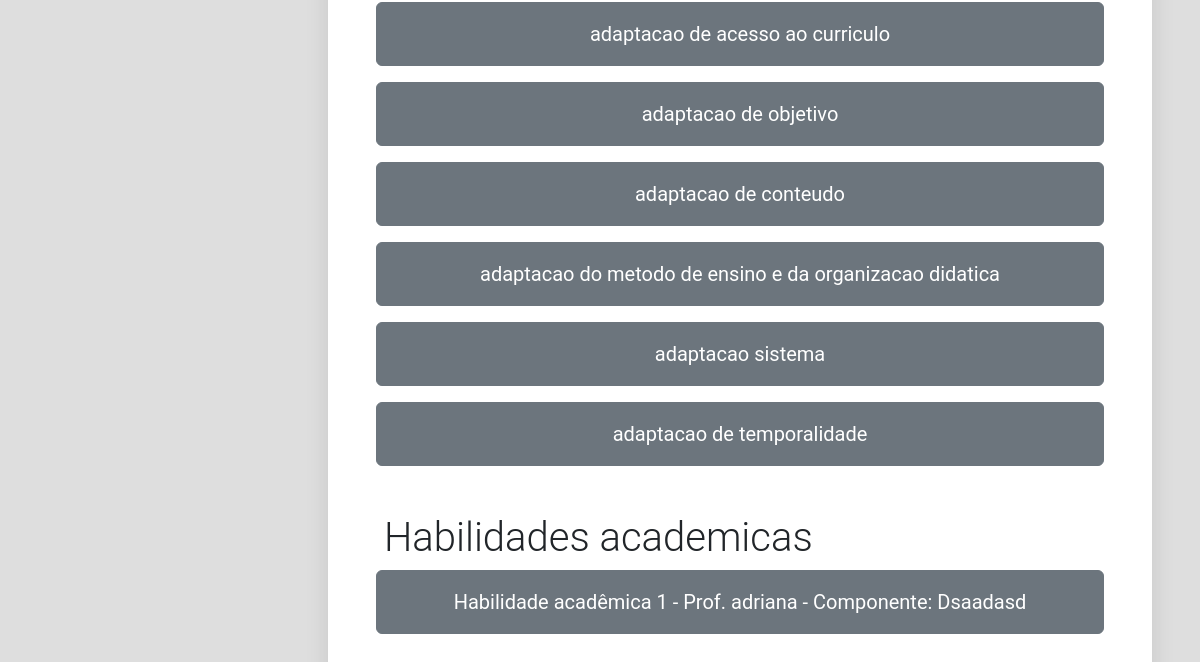
Page /estudante/dados_pei/65245532/ (signed in, lower part) on the earlier database version.
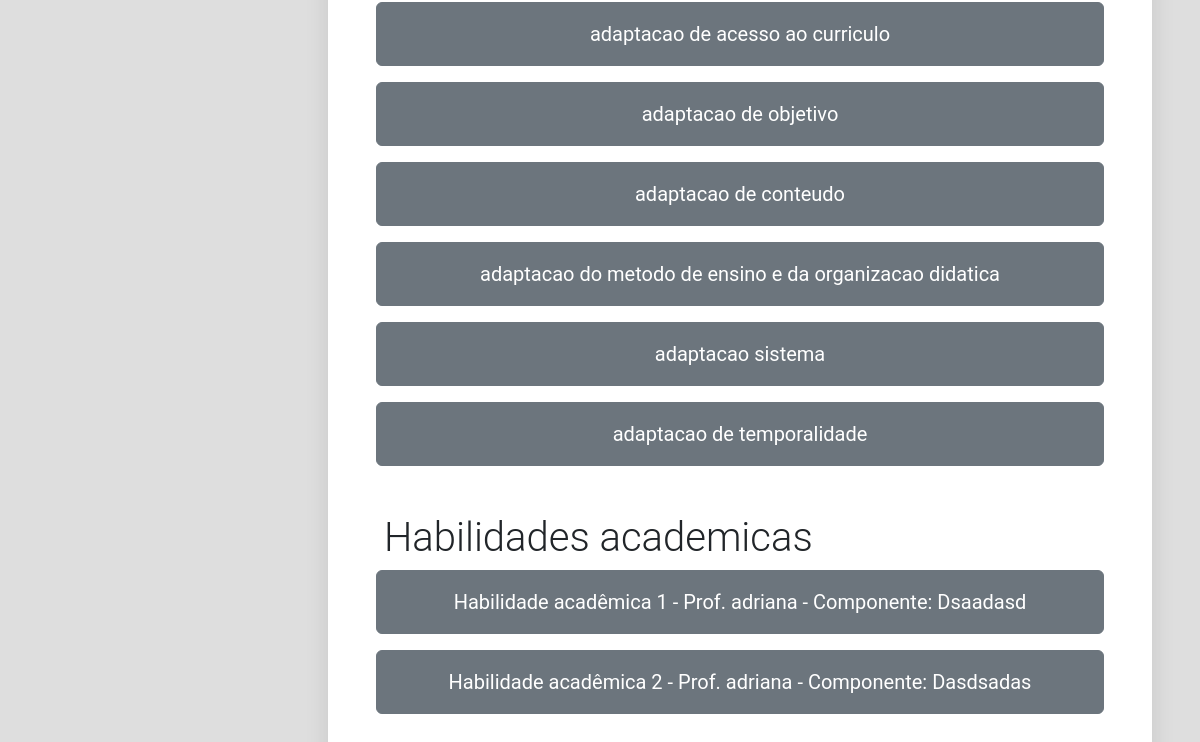
Same page on the later database version.
### estudante/models.py (models this page shows, shortened)
class HabilidadeAcademica(models.Model):
    componente_curricular = models.TextField()
    adaptacao_curricular = models.TextField()
    habilidade = models.TextField()
    objetivo = models.TextField()
    facilidade = models.TextField()
    dificuldade = models.TextField()
    procedimento = models.TextField()
    adaptacao = models.TextField()
    avaliacao = models.TextField()
    estudante =  models.ForeignKey(Estudante, on_delete=models.CASCADE)
    professor = models.ForeignKey(Professor, on_delete=models.CASCADE)

class Professor(models.Model):
    cpf = models.CharField(max_length=255, unique=True)
    nome = models.CharField(max_length=255)
    matricula = models.CharField(max_length=255, primary_key=True)
    data_de_nascimento = models.DateField()
    email = models.EmailField()
    telefone = models.CharField(max_length=255)
    def __str__(self):
        return f"{self.matricula} - {self.nome}"

### estudante/views.py (the view)
# urls.py: path("dados_pei/<str:matricula>/", views.dados_pei, name="dados_pei"),
@login_required(login_url="login1")
def dados_pei(request, matricula):
    lista = []
    lista2 = []
    numero = 0
    numero1 = 0
    estudante = get_object_or_404(Estudante, matricula=matricula)
    pei1 = PEI.objects.filter(estudante=estudante).first()
    formulario_pei = verificar_formulario(Pei, pei1)
    if formulario_pei:
        for formulario in formulario_pei.fields.keys():
            if formulario == "professor":
                formulario_pei.fields[formulario].widget.attrs["class"] = "form-select"
            if formulario == "tempo":
                formulario_pei.fields[formulario].widget.attrs["class"] = "form-control"
    funcionario_estudante = FuncionarioEstudante.objects.filter(estudante=estudante).values_list("funcionario_id", flat=True)
    if funcionario_estudante:
        equipe_pei = EquipePei1(initial={"funcionarios": funcionario_estudante})
    else:
        equipe_pei = None
    diagnostico1 = Diagnostico.objects.filter(estudante=estudante).first()
    formulario_diagnostico1 = verificar_formulario(FormularioDiagnostico, diagnostico1)
    if formulario_diagnostico1:
        for formulario in formulario_diagnostico1.fields.keys():
            formulario_diagnostico1.fields[formulario].widget.attrs["class"] = "form-control"
    historico_escolar1 = HistoricoEscolar.objects.filter(estudante=estudante).first()
    formulario_historico_escolar = verificar_formulario(FormularioHistoricoEscolar,
                                                       historico_escolar1)
    if formulario_historico_escolar:
        for formulario in formulario_historico_escolar.fields.keys():
            formulario_historico_escolar.fields[formulario].widget.attrs["class"] = "form-control"
            formulario_historico_escolar.fields["texto"].widget.attrs["id"] = "id_texto1"
    perfil_estudante1 = PerfilEstudante.objects.filter(estudante=estudante).first()
    formulario_perfil_estudante = verificar_formulario(FormularioPerfilEstudante,
                                                       perfil_estudante1)
    if formulario_perfil_estudante:
        for formulario in formulario_perfil_estudante.fields.keys():
            formulario_perfil_estudante.fields[formulario].widget.attrs["class"] = "form-control"
    checklist1 = Checklist.objects.filter(estudante=estudante)
    for checklist in checklist1:
        formulario_checklist = verificar_formulario(FormularioChecklist, checklist)
        if formulario_checklist:
            for formulario in formulario_checklist.fields.keys():
                formulario_checklist.fields[formulario].widget.attrs["class"] = "form-control"
            lista.append(formulario_checklist)
    for checklist3 in lista:
        numero += 1
        for formulario in checklist3.fields.keys():
            checklist3.fields[formulario].widget.attrs["id"] = f"{formulario}{numero}"
    atividade1 = Atividade.objects.filter(estudante=estudante).first()
    formulario_atividade = verificar_formulario(FormularioAtividade, atividade1)
    if formulario_atividade:
        for formulario in formulario_atividade.fields.keys():
            formulario_atividade.fields[formulario].widget.attrs["class"] = "form-control"
    planejamento1 = Planejamento.objects.filter(estudante=estudante).first()
    formulario_planejamento = verificar_formulario(FormularioPlanejamento, planejamento1)
    if formulario_planejamento:
        formulario_planejamento.fields["habilidade"].widget.attrs["id"] = "habilidade1"
        for formulario in formulario_planejamento.fields.keys():
            formulario_planejamento.fields[formulario].widget.attrs["class"] = "form-control"
    habilidade_academica1 = HabilidadeAcademica.objects.filter(estudante=estudante)
    if habilidade_academica1:
        for habilidade_academica2 in habilidade_academica1:
            formulario_habilidade_academica = FormularioHabilidadeAcademica(instance=habilidade_academica2)
            for formulario in formulario_habilidade_academica.fields.keys():
                if formulario == "professor":
                    formulario_habilidade_academica.fields[formulario].widget.attrs["class"] = "form-select"
                else:
                    formulario_habilidade_academica.fields[formulario].widget.attrs["class"] = "form-control"
                formulario_habilidade_academica.fields[formulario].widget.attrs["id"] = f"{formulario}{numero1}"
            lista2.append(formulario_habilidade_academica)
    dicionario = {"pei":formulario_pei, "equipe_pei":equipe_pei,
                  "diagnostico":formulario_diagnostico1,
                  "historico_escolar":formulario_historico_escolar,
                  "perfil_estudante":formulario_perfil_estudante,
                  "checklist":lista, "atividade":formulario_atividade,
                  "planejamento":formulario_planejamento,
                  "lista2":lista2,
                  "matricula":matricula, "estudante":estudante}
    return render(request, "dados_pei.html", dicionario)

### estudante/models.py (called while the page is built)
    def __str__(self):
        return f"{self.cpf} - {self.nome}"

### estudante/views.py (called while the page is built)
def verificar_formulario(formulario, modelo):
    if modelo:
        formulario1 = formulario(instance=modelo)
    else:
        formulario1 = None
    return formulario1

### estudante/templates/dados_pei.html (shortened to what this page needs)
<!doctype html>
<html lang="pt-BR">
<head>
    <link href="https://cdn.jsdelivr.net/npm/bootstrap@5.3.8/dist/css/bootstrap.min.css" rel="stylesheet">
</head>
<body class="bg-cinza d-flex justify-content-center align-items-center min-vh-100">
    {% include 'barra_lateral.html' %}
    <main class="flex-grow-1 p-5">
        <br>
<div class="d-flex flex-column container-branco p-5 flex-shrink-0 p-3>
    <div class="box p-4 w-50">
        <br>
        <br>
        <br>
        <br>
        <br>
        <br>
        <br>
        <br>
        {% if checklist %}
        {% for adaptacao in checklist %}
        <div class="mb-3">
            <button class="btn btn-secondary fs-5 w-100 py-3" commandfor="tela_checklist{{forloop.counter}}" command="show-modal">
                {{adaptacao.instance.checklist}}
            </button>
        </div>
        {% endfor %}
        {% else %}
        <p>Adaptações não encontradas</p>
        <hr class="w-100  m-0 p-0 border-dark">
        {% endif %}
        <br>
         <div class="display-6 p-2">
            Habilidades academicas
         </div>
        {% if lista2 %}
        {% for habilidade_academica in lista2 %}
        <div class="mb-3">
            <button class="btn btn-secondary fs-5 w-100 py-3" commandfor="tela_habilidade_academica{{forloop.counter}}"
                    command="show-modal">Habilidade acadêmica {{forloop.counter}} - Prof. {{habilidade_academica.instance.professor.nome}} - Componente: {{habilidade_academica.instance.componente_curricular}}</button>
        </div>
            {% endfor %}
            {% else %}
            <p>Habilidade acadêmica não encontrada</p>
            {% endif %}
    </main>
</body>
</html>

Differences in the rows shown:
added HabilidadeAcademica: instance.professor.nome "adriana", instance.componente_curricular "Dasdsadas"
Other differences:
new list line: "Habilidade acadêmica 2 - Prof. - Componente:"
